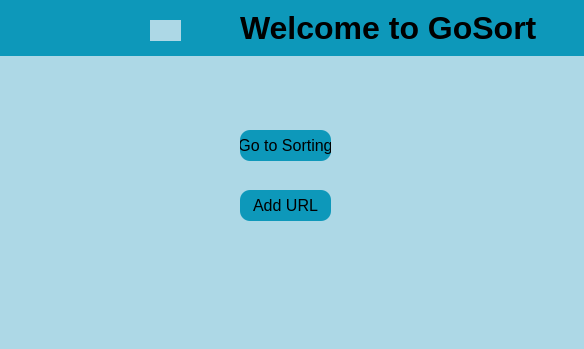
<?xml version="1.0" encoding="UTF-8"?>
<ui version="4.0">
 <class>MainWindow</class>
 <widget class="QMainWindow" name="MainWindow">
  <property name="geometry">
   <rect>
    <x>0</x>
    <y>0</y>
    <width>584</width>
    <height>349</height>
   </rect>
  </property>
  <property name="windowTitle">
   <string>MainWindow</string>
  </property>
  <property name="windowIcon">
   <iconset>
    <normaloff>../Icons/mainicon.png</normaloff>../Icons/mainicon.png</iconset>
  </property>
  <property name="autoFillBackground">
   <bool>false</bool>
  </property>
  <property name="styleSheet">
   <string notr="true">background-color:#0D98BA;
background-color:lightblue;</string>
  </property>
  <widget class="QWidget" name="centralwidget">
   <widget class="QLabel" name="label">
    <property name="geometry">
     <rect>
      <x>0</x>
      <y>0</y>
      <width>591</width>
      <height>56</height>
     </rect>
    </property>
    <property name="maximumSize">
     <size>
      <width>591</width>
      <height>61</height>
     </size>
    </property>
    <property name="font">
     <font>
      <pointsize>24</pointsize>
      <weight>75</weight>
      <bold>true</bold>
     </font>
    </property>
    <property name="autoFillBackground">
     <bool>false</bool>
    </property>
    <property name="styleSheet">
     <string notr="true">background-color: lightblue;
background-color:#0D98BA;</string>
    </property>
    <property name="text">
     <string>                           Welcome to GoSort</string>
    </property>
   </widget>
   <widget class="QLabel" name="label_2">
    <property name="geometry">
     <rect>
      <x>150</x>
      <y>20</y>
      <width>31</width>
      <height>21</height>
     </rect>
    </property>
    <property name="text">
     <string/>
    </property>
    <property name="pixmap">
     <pixmap resource="../resources.qrc">:/Icons/Icons/mainicon.png</pixmap>
    </property>
    <property name="scaledContents">
     <bool>true</bool>
    </property>
   </widget>
   <widget class="QPushButton" name="pushButton">
    <property name="geometry">
     <rect>
      <x>240</x>
      <y>130</y>
      <width>91</width>
      <height>31</height>
     </rect>
    </property>
    <property name="font">
     <font>
      <pointsize>12</pointsize>
     </font>
    </property>
    <property name="styleSheet">
     <string notr="true">background-color:#0D98BA;
border-radius: 10px;</string>
    </property>
    <property name="text">
     <string>Go to Sorting</string>
    </property>
   </widget>
   <widget class="QPushButton" name="pushButton_2">
    <property name="geometry">
     <rect>
      <x>240</x>
      <y>190</y>
      <width>91</width>
      <height>31</height>
     </rect>
    </property>
    <property name="font">
     <font>
      <pointsize>12</pointsize>
     </font>
    </property>
    <property name="styleSheet">
     <string notr="true">background-color:#0D98BA;
border-radius: 10px;</string>
    </property>
    <property name="text">
     <string>Add URL</string>
    </property>
   </widget>
  </widget>
  <widget class="QMenuBar" name="menubar">
   <property name="geometry">
    <rect>
     <x>0</x>
     <y>0</y>
     <width>584</width>
     <height>18</height>
    </rect>
   </property>
  </widget>
  <widget class="QStatusBar" name="statusbar"/>
 </widget>
 <resources>
  <include location="../resources.qrc"/>
 </resources>
 <connections/>
</ui>
